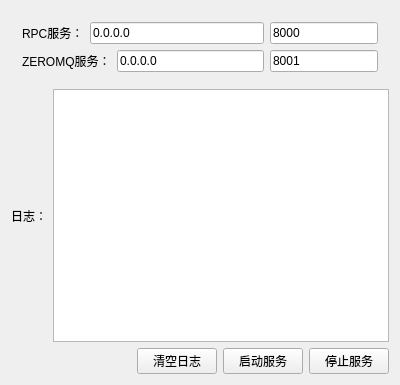
<?xml version="1.0" encoding="UTF-8"?>
<ui version="4.0">
 <class>CareRayServerWidget</class>
 <widget class="QWidget" name="CareRayServerWidget">
  <property name="geometry">
   <rect>
    <x>0</x>
    <y>0</y>
    <width>400</width>
    <height>385</height>
   </rect>
  </property>
  <property name="windowTitle">
   <string>CareRayServerWidget</string>
  </property>
  <layout class="QGridLayout" name="gridLayout">
   <item row="0" column="0">
    <widget class="QWidget" name="widget" native="true">
     <layout class="QHBoxLayout" name="horizontalLayout_5">
      <item>
       <layout class="QVBoxLayout" name="verticalLayout">
        <item>
         <layout class="QHBoxLayout" name="horizontalLayout">
          <item>
           <widget class="QLabel" name="label">
            <property name="sizePolicy">
             <sizepolicy hsizetype="Fixed" vsizetype="Preferred">
              <horstretch>0</horstretch>
              <verstretch>0</verstretch>
             </sizepolicy>
            </property>
            <property name="text">
             <string>RPC服务：</string>
            </property>
           </widget>
          </item>
          <item>
           <widget class="QLineEdit" name="rpcServerIp">
            <property name="sizePolicy">
             <sizepolicy hsizetype="Expanding" vsizetype="Fixed">
              <horstretch>3</horstretch>
              <verstretch>0</verstretch>
             </sizepolicy>
            </property>
            <property name="text">
             <string>0.0.0.0</string>
            </property>
           </widget>
          </item>
          <item>
           <widget class="QLineEdit" name="rpcServerPort">
            <property name="sizePolicy">
             <sizepolicy hsizetype="Fixed" vsizetype="Fixed">
              <horstretch>0</horstretch>
              <verstretch>0</verstretch>
             </sizepolicy>
            </property>
            <property name="text">
             <string>8000</string>
            </property>
           </widget>
          </item>
         </layout>
        </item>
        <item>
         <layout class="QHBoxLayout" name="horizontalLayout_2">
          <item>
           <widget class="QLabel" name="label_2">
            <property name="sizePolicy">
             <sizepolicy hsizetype="Fixed" vsizetype="Preferred">
              <horstretch>0</horstretch>
              <verstretch>0</verstretch>
             </sizepolicy>
            </property>
            <property name="text">
             <string>ZEROMQ服务：</string>
            </property>
           </widget>
          </item>
          <item>
           <widget class="QLineEdit" name="mqServerIp">
            <property name="sizePolicy">
             <sizepolicy hsizetype="Expanding" vsizetype="Fixed">
              <horstretch>1</horstretch>
              <verstretch>0</verstretch>
             </sizepolicy>
            </property>
            <property name="text">
             <string>0.0.0.0</string>
            </property>
           </widget>
          </item>
          <item>
           <widget class="QLineEdit" name="mqServerPort">
            <property name="sizePolicy">
             <sizepolicy hsizetype="Fixed" vsizetype="Fixed">
              <horstretch>0</horstretch>
              <verstretch>0</verstretch>
             </sizepolicy>
            </property>
            <property name="text">
             <string>8001</string>
            </property>
           </widget>
          </item>
         </layout>
        </item>
       </layout>
      </item>
     </layout>
    </widget>
   </item>
   <item row="1" column="0">
    <layout class="QHBoxLayout" name="horizontalLayout_4">
     <item>
      <widget class="QLabel" name="label_3">
       <property name="text">
        <string>日志：</string>
       </property>
      </widget>
     </item>
     <item>
      <widget class="QTextEdit" name="messageEdit"/>
     </item>
    </layout>
   </item>
   <item row="2" column="0">
    <layout class="QHBoxLayout" name="horizontalLayout_3">
     <item>
      <spacer name="horizontalSpacer">
       <property name="orientation">
        <enum>Qt::Horizontal</enum>
       </property>
       <property name="sizeHint" stdset="0">
        <size>
         <width>40</width>
         <height>20</height>
        </size>
       </property>
      </spacer>
     </item>
     <item>
      <widget class="QPushButton" name="clearLog">
       <property name="text">
        <string>清空日志</string>
       </property>
      </widget>
     </item>
     <item>
      <widget class="QPushButton" name="startServer">
       <property name="text">
        <string>启动服务</string>
       </property>
      </widget>
     </item>
     <item>
      <widget class="QPushButton" name="stopServer">
       <property name="text">
        <string>停止服务</string>
       </property>
      </widget>
     </item>
    </layout>
   </item>
  </layout>
 </widget>
 <layoutdefault spacing="6" margin="11"/>
 <resources/>
 <connections/>
</ui>
